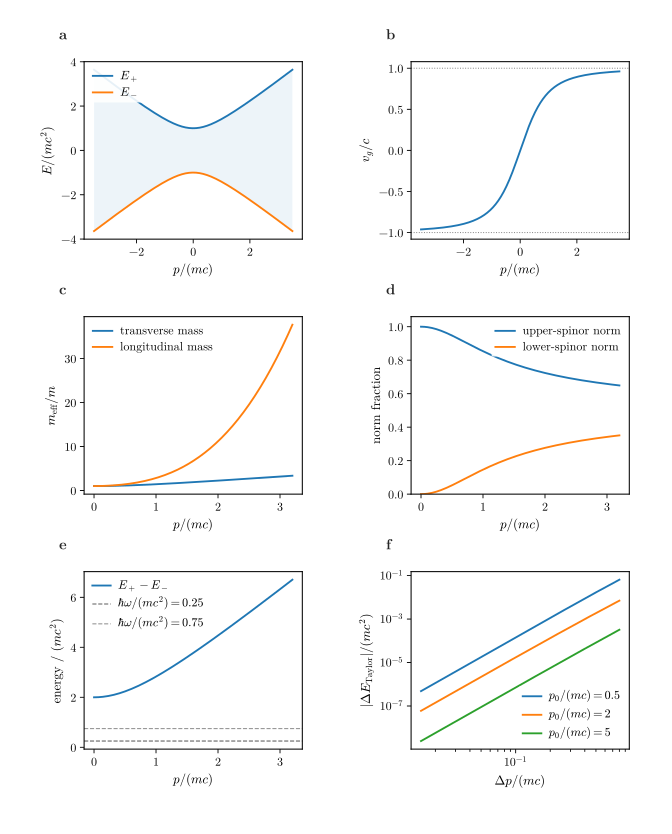

The script that drew this image:
"""Relativistic Dirac dispersion, spinor weights and controlled narrow-band expansion.
Dimensionless u=p/(mc) and eps=E/(mc^2), all definitions in chapter 1.
"""
from pathlib import Path
import sys
import numpy as np
import matplotlib.pyplot as plt
sys.path.insert(0,str(Path(__file__).resolve().parents[1]))
from preamble import pubfig,safe_panel,safe_title,clean,finish_pub
OUT=Path(__file__).with_suffix('.pdf')

u=np.linspace(-3.5,3.5,450)
gamma=np.sqrt(1+u*u)
pos=np.sqrt(1+u*u)
fig=pubfig(8.3,5.9,top=.90,left=.08,right=.97,bottom=.085)
gs=fig.add_gridspec(2,3,wspace=.50,hspace=.68)
ax=[fig.add_subplot(gs[j//3,j%3]) for j in range(6)]

ax[0].plot(u,pos,label=r'$E_+$')
ax[0].plot(u,-pos,label=r'$E_-$')
ax[0].fill_between(u,-pos,pos,alpha=.08)
ax[0].set(xlabel=r'$p/(mc)$',ylabel=r'$E/(mc^2)$')
ax[0].legend(frameon=False,fontsize=7,loc='upper left')
safe_panel(ax[0],'a');safe_title(ax[0],'Positive and negative Dirac bands')

ax[1].plot(u,u/np.sqrt(1+u*u))
ax[1].axhline(1,color='0.5',ls=':',lw=.7)
ax[1].axhline(-1,color='0.5',ls=':',lw=.7)
ax[1].set(xlabel=r'$p/(mc)$',ylabel=r'$v_g/c$',ylim=(-1.08,1.08))
safe_panel(ax[1],'b');safe_title(ax[1],'Group speed approaches the light cone')

uf=np.linspace(0,3.2,180);ga=np.sqrt(1+uf*uf)
ax[2].plot(uf,ga,label='transverse mass')
ax[2].plot(uf,ga**3,label='longitudinal mass')
ax[2].set(xlabel=r'$p/(mc)$',ylabel=r'$m_{\mathrm{eff}}/m$')
ax[2].legend(frameon=False,fontsize=7,loc='upper left')
safe_panel(ax[2],'c');safe_title(ax[2],'Longitudinal and transverse curvature')

ax[3].plot(uf,(ga+1)/(2*ga),label='upper-spinor norm')
ax[3].plot(uf,(ga-1)/(2*ga),label='lower-spinor norm')
ax[3].set(xlabel=r'$p/(mc)$',ylabel='norm fraction',ylim=(0,1.06))
ax[3].legend(frameon=False,fontsize=7,loc='center right')
safe_panel(ax[3],'d');safe_title(ax[3],'Relativistic four-spinor mixing')

ax[4].plot(uf,2*ga,label=r'$E_+-E_-$')
for a,color in [(.25,'0.4'),(.75,'0.6')]:
    ax[4].axhline(a,ls='--',lw=.8,color=color,label=rf'$\hbar\omega/(mc^2)={a}$')
ax[4].set(xlabel=r'$p/(mc)$',ylabel=r'energy / $(mc^2)$')
ax[4].legend(frameon=False,fontsize=6.6,loc='upper left')
safe_panel(ax[4],'e');safe_title(ax[4],'Interband gap sets an energy scale')

du=np.geomspace(.015,.8,130)
for u0 in [.5,2,5]:
    gg=np.sqrt(1+u0*u0)
    exactly=np.sqrt(1+(u0+du)**2)
    approx=gg+(u0/gg)*du+(du**2)/(2*gg**3)
    ax[5].loglog(du,np.abs(exactly-approx),label=rf'$p_0/(mc)={u0:g}$')
ax[5].set(xlabel=r'$\Delta p/(mc)$',ylabel=r'$|\Delta E_{\mathrm{Taylor}}|/(mc^2)$')
ax[5].legend(frameon=False,fontsize=6.7,loc='lower right')
safe_panel(ax[5],'f');safe_title(ax[5],'Error of the quadratic energy expansion')

for a in ax:clean(a)
finish_pub(fig,OUT)
print('Saved',OUT, 'max gamma',ga[-1], 'p0=2 expansion error at dp=.8', abs(np.sqrt(1+(2+.8)**2) -(np.sqrt(5)+2/np.sqrt(5)*.8+.8**2/(2*5**1.5))))
